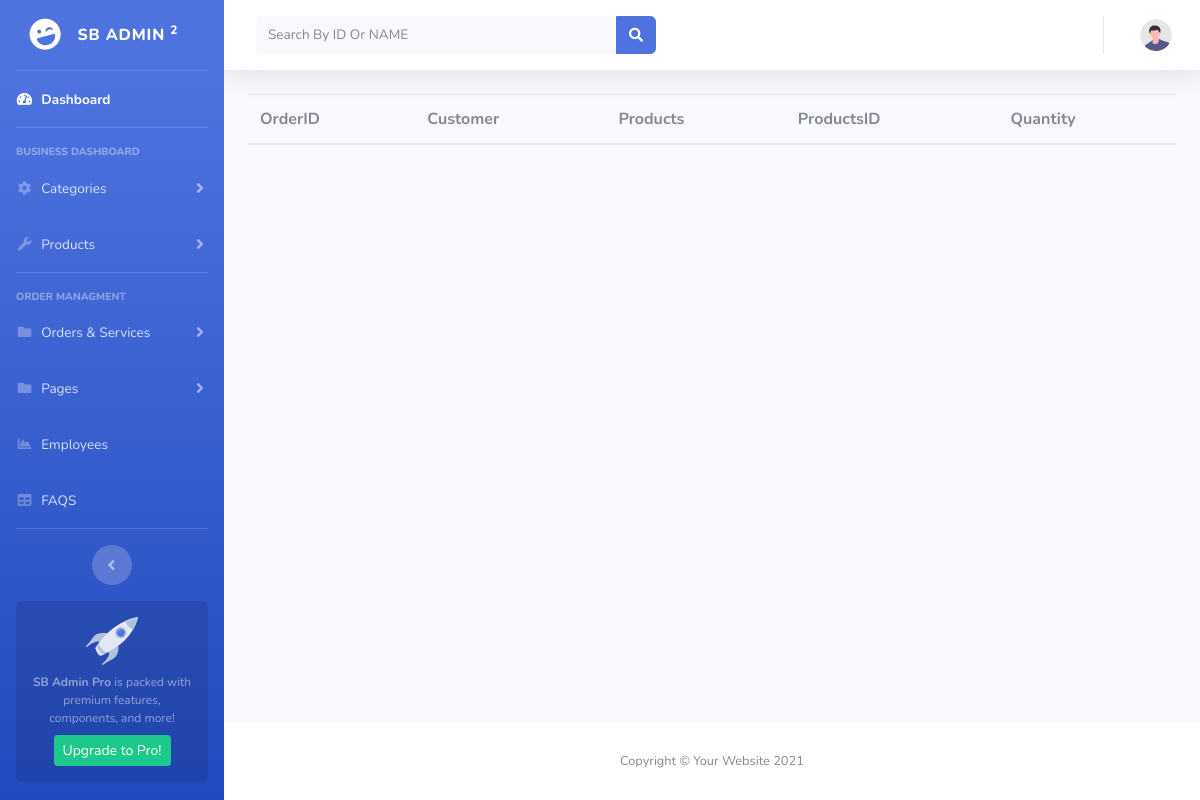
Page /admin-pannel/orderdetail.php?orderid=2800127300000002 on the earlier database version.
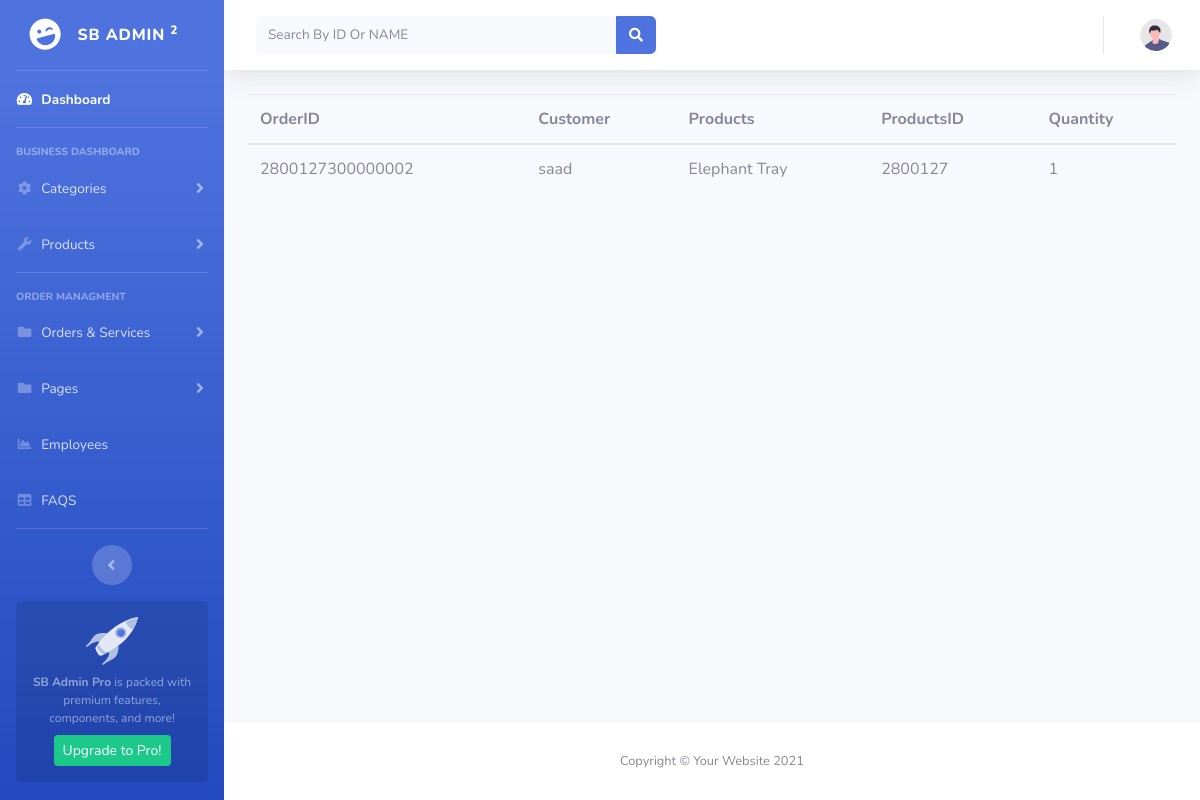
Same page on the later database version.
### tables this page shows
CREATE TABLE `order_items` (
  `Id` int(11) NOT NULL,
  `order_id` char(17) NOT NULL,
  `Customer` varchar(50) NOT NULL,
  `product_id` char(7) NOT NULL,
  `Product_name` varchar(100) NOT NULL,
  `quantity` int(11) NOT NULL
);

### admin-pannel/orderdetail.php (the view, shortened to what this page needs)
 <?php
include("header.php");
include("connection.php");
?>
<div class="container-fluid">
      <table class="table">
            <thead>
                <tr>
                    <th>OrderID</th>
                    <th>Customer</th>
                    <th>Products</th>
                    <th>ProductsID</th>
                    <th>Quantity</th>
                </tr>
            </thead>
            <tbody>
                <?php
                if (isset($_GET['orderid'])) {
                    $orderID = $_GET['orderid'];
                    $fetch_data = mysqli_query($con, "SELECT * FROM `order_items` WHERE order_id=$orderID ");
                    while ($all_data = mysqli_fetch_array($fetch_data)) {
                ?>
                        <tr>
                            <td><?php echo $all_data[1] ?></td>
                            <td><?php echo $all_data[2] ?></td>
                            <td><?php echo $all_data[4] ?></td>
                            <td><?php echo $all_data[3] ?></td>
                            <td><?php echo $all_data[5] ?></td>
                    <?php }
                } ?>
            </tbody>
        </table>
</div>
</div>
<?php
include("footer.php");
?>

Differences in the rows shown:
added order_items: order "2800127300000002", Customer "saad", Product_name "Elephant Tray", product "2800127", quantity "1"
